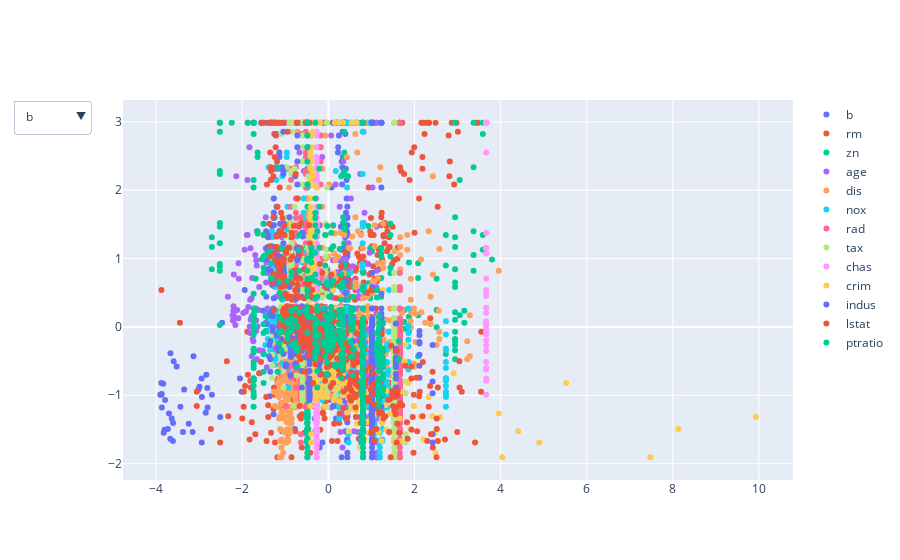

Notebook code cell kept with this figure:
### Code cell
# all plots
normalized_df = (df[col_types['int']] -
                        df[col_types['int']].mean()) / df[col_types['int']].std()
if normalized_df.shape[0] > 500:
    normalized_df = normalized_df.sample(500)
x = y_cols[0]
temp_cols = list(normalized_df.columns)
temp_cols.remove(x)
len(temp_cols)
    
def multi_plot(df, columns, y, addAll = False):
    fig = go.Figure()

    for column in columns:
        fig.add_trace(
            go.Scatter(
                x = df[column],
                y = df[y],
                name = column,
                mode='markers'
            )
        )


    def create_layout_button(column):
        return dict(label = column,
                    method = 'update',
                    args = [{'visible': df.columns.isin([column]),
                             'title': column,
                             'showlegend': False}])

    fig.update_layout(
        updatemenus=[go.layout.Updatemenu(
            active = 0,
            buttons = (list(df.columns.map(lambda column: create_layout_button(column)))
            )
        )])
    
    fig.show()

multi_plot(normalized_df, temp_cols, 'medv')

### Figure 1 — Plotly figure (JSON) as saved in the notebook; plotly's stock layout.template omitted (floating-point values rounded to 4 significant figures; data arrays with more than 128 entries replaced by an {"elided": "..."} marker saying what was removed)
{"data": [{"mode": "markers", "name": "b", "type": "scatter", "x": {"elided": "500 float values"}, "y": {"elided": "500 float values"}}, {"mode": "markers", "name": "rm", "type": "scatter", "x": {"elided": "500 float values"}, "y": {"elided": "500 float values"}}, {"mode": "markers", "name": "zn", "type": "scatter", "x": {"elided": "500 float values"}, "y": {"elided": "500 float values"}}, {"mode": "markers", "name": "age", "type": "scatter", "x": {"elided": "500 float values"}, "y": {"elided": "500 float values"}}, {"mode": "markers", "name": "dis", "type": "scatter", "x": {"elided": "500 float values"}, "y": {"elided": "500 float values"}}, {"mode": "markers", "name": "nox", "type": "scatter", "x": {"elided": "500 float values"}, "y": {"elided": "500 float values"}}, {"mode": "markers", "name": "rad", "type": "scatter", "x": {"elided": "500 float values"}, "y": {"elided": "500 float values"}}, {"mode": "markers", "name": "tax", "type": "scatter", "x": {"elided": "500 float values"}, "y": {"elided": "500 float values"}}, {"mode": "markers", "name": "chas", "type": "scatter", "x": {"elided": "500 float values"}, "y": {"elided": "500 float values"}}, {"mode": "markers", "name": "crim", "type": "scatter", "x": {"elided": "500 float values"}, "y": {"elided": "500 float values"}}, {"mode": "markers", "name": "indus", "type": "scatter", "x": {"elided": "500 float values"}, "y": {"elided": "500 float values"}}, {"mode": "markers", "name": "lstat", "type": "scatter", "x": {"elided": "500 float values"}, "y": {"elided": "500 float values"}}, {"mode": "markers", "name": "ptratio", "type": "scatter", "x": {"elided": "500 float values"}, "y": {"elided": "500 float values"}}], "layout": {"updatemenus": [{"active": 0, "buttons": [{"args": [{"showlegend": false, "title": "b", "visible": [true, false, false, false, false, false, false, false, false, false, false, false, false, false]}], "label": "b", "method": "update"}, {"args": [{"showlegend": false, "title": "rm", "visible": [false, true, false, false, false, false, false, false, false, false, false, false, false, false]}], "label": "rm", "method": "update"}, {"args": [{"showlegend": false, "title": "zn", "visible": [false, false, true, false, false, false, false, false, false, false, false, false, false, false]}], "label": "zn", "method": "update"}, {"args": [{"showlegend": false, "title": "age", "visible": [false, false, false, true, false, false, false, false, false, false, false, false, false, false]}], "label": "age", "method": "update"}, {"args": [{"showlegend": false, "title": "dis", "visible": [false, false, false, false, true, false, false, false, false, false, false, false, false, false]}], "label": "dis", "method": "update"}, {"args": [{"showlegend": false, "title": "nox", "visible": [false, false, false, false, false, true, false, false, false, false, false, false, false, false]}], "label": "nox", "method": "update"}, {"args": [{"showlegend": false, "title": "rad", "visible": [false, false, false, false, false, false, true, false, false, false, false, false, false, false]}], "label": "rad", "method": "update"}, {"args": [{"showlegend": false, "title": "tax", "visible": [false, false, false, false, false, false, false, true, false, false, false, false, false, false]}], "label": "tax", "method": "update"}, {"args": [{"showlegend": false, "title": "chas", "visible": [false, false, false, false, false, false, false, false, true, false, false, false, false, false]}], "label": "chas", "method": "update"}, {"args": [{"showlegend": false, "title": "crim", "visible": [false, false, false, false, false, false, false, false, false, true, false, false, false, false]}], "label": "crim", "method": "update"}, {"args": [{"showlegend": false, "title": "medv", "visible": [false, false, false, false, false, false, false, false, false, false, true, false, false, false]}], "label": "medv", "method": "update"}, {"args": [{"showlegend": false, "title": "indus", "visible": [false, false, false, false, false, false, false, false, false, false, false, true, false, false]}], "label": "indus", "method": "update"}, {"args": [{"showlegend": false, "title": "lstat", "visible": [false, false, false, false, false, false, false, false, false, false, false, false, true, false]}], "label": "lstat", "method": "update"}, {"args": [{"showlegend": false, "title": "ptratio", "visible": [false, false, false, false, false, false, false, false, false, false, false, false, false, true]}], "label": "ptratio", "method": "update"}]}]}}
